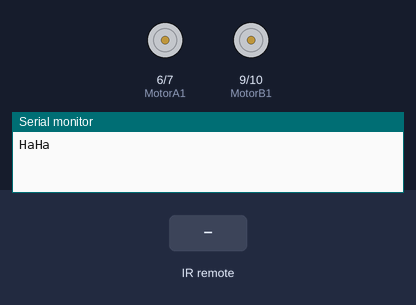
The sketch below on a simulated Arduino Uno, built with avr-gcc and run on an emulated ATmega328P. Shown: motor-driver pin pairs drawn as motors (green arrow = first pin HIGH = forward, orange = second pin HIGH = backward, longer = more drive, scaled by the enable pin), the last lines printed to the serial monitor. The inputs (shaded band) are chosen by the test bench.

Above: at 1.2 s.
1.3 s: infrared code 0x40BE12ED received
At 1.7 s:
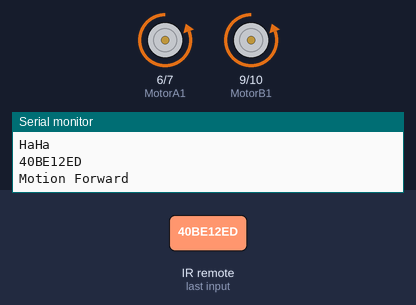
3.3 s: infrared code 0x40BEB24D received
At 3.6 s:
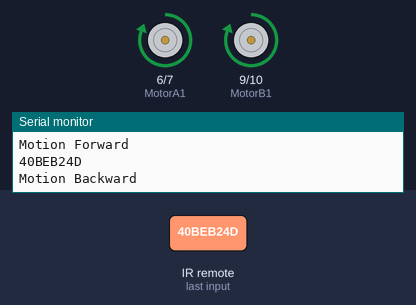
5.3 s: infrared code 0x40BE728D received
At 5.7 s:
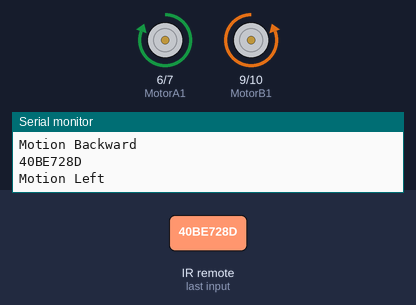
7.3 s: infrared code 0x40BE926D received
At 7.7 s:
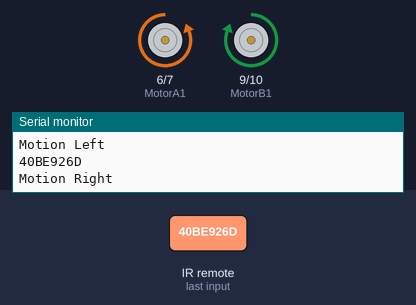
Timing chart, 0 to 10.3 s (numbered marks = the images above; inputs shaded):
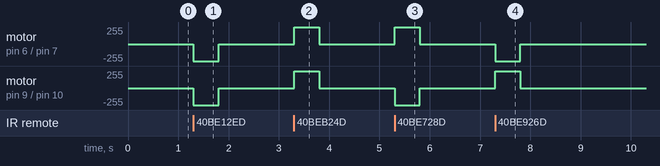

Measured:
- after the input at 1.3 s, motor on pin 6 (MotorA1) / pin 7 (MotorA2), motor on pin 9 (MotorB1) / pin 10 (MotorB2): stopped → backward 255/255 at once, → stopped 0.50 s later
- after the input at 3.3 s, motor on pin 6 (MotorA1) / pin 7 (MotorA2), motor on pin 9 (MotorB1) / pin 10 (MotorB2): stopped → forward 255/255 at once, → stopped 0.50 s later
- after the input at 5.3 s, motor on pin 6 (MotorA1) / pin 7 (MotorA2): stopped → forward 255/255 at once, → stopped 0.50 s later; motor on pin 9 (MotorB1) / pin 10 (MotorB2): stopped → backward 255/255 at once, → stopped 0.50 s later
- after the input at 7.3 s, motor on pin 6 (MotorA1) / pin 7 (MotorA2): stopped → backward 255/255 at once, → stopped 0.50 s later; motor on pin 9 (MotorB1) / pin 10 (MotorB2): stopped → forward 255/255 at once, → stopped 0.50 s later

The sketch:

DUDU.ino
```cpp
//Define Pins
//Motor A
int enableA = 5;
int MotorA1 = 6;
int MotorA2 = 7;

//Motor B
int enableB = 8;
int MotorB1 = 9;
int MotorB2 = 10;

//IR Receiver
#include <IRremote.h>
const int RECV_PIN = 11;
IRrecv irrecv(RECV_PIN);
decode_results results;


void setup() {

  Serial.begin (9600);

  //IR
  irrecv.enableIRIn();
  irrecv.blink13(true);

  //configure pin modes
  pinMode (enableA, OUTPUT);
  pinMode (MotorA1, OUTPUT);
  pinMode (MotorA2, OUTPUT);

  pinMode (enableB, OUTPUT);
  pinMode (MotorB1, OUTPUT);
  pinMode (MotorB2, OUTPUT);

  Serial.println("HaHa");
}

void loop() {
  /*
    //enabling motor A
    Serial.println ("Enabling Motors");
    digitalWrite (enableA, HIGH);
    digitalWrite (enableB, HIGH);
    delay (1000);
    //do something

    Serial.println ("Motion Forward");
    digitalWrite (MotorA1, LOW);
    digitalWrite (MotorA2, HIGH);

    digitalWrite (MotorB1, LOW);
    digitalWrite (MotorB2, HIGH);

    //3s forward
    delay (3000);

    Serial.println ("Motion Backwards");
    //reverse
    digitalWrite (MotorA1,HIGH);
    digitalWrite (MotorA2,LOW);

    digitalWrite (MotorB1,HIGH);
    digitalWrite (MotorB2,LOW);

    //5s backwards
    delay (3000);

    Serial.println ("Stoping motors");
    //stop
    digitalWrite (enableA, LOW);
    digitalWrite (enableB, LOW);
    delay (3000);
  */
  if (irrecv.decode(&results)) {
    Serial.println(results.value, HEX);

    //up arrow
    if (results.value == 0x40BE12ED) {
      Serial.println ("Motion Forward");
      digitalWrite (MotorA1, LOW);
      digitalWrite (MotorA2, HIGH);

      digitalWrite (MotorB1, LOW);
      digitalWrite (MotorB2, HIGH);

      digitalWrite (enableA, HIGH);
      digitalWrite (enableB, HIGH);
      delay(500);
      digitalWrite (enableA, LOW);
      digitalWrite (enableB, LOW);
    }

      //down arrow
      if (results.value == 0x40BEB24D) {
        Serial.println ("Motion Backward");
        digitalWrite (MotorA1, HIGH);
        digitalWrite (MotorA2, LOW);

        digitalWrite (MotorB1, HIGH);
        digitalWrite (MotorB2, LOW);

        digitalWrite (enableA, HIGH);
        digitalWrite (enableB, HIGH);
        delay(500);
        digitalWrite (enableA, LOW);
        digitalWrite (enableB, LOW);
      }

      //left
      if (results.value == 0x40BE728D) {
        Serial.println ("Motion Left");
        digitalWrite (MotorA1, HIGH);
        digitalWrite (MotorA2, LOW);

        digitalWrite (MotorB1, LOW);
        digitalWrite (MotorB2, HIGH);

        digitalWrite (enableA, HIGH);
        digitalWrite (enableB, HIGH);
        delay(500);
        digitalWrite (enableA, LOW);
        digitalWrite (enableB, LOW);

      }
      //right
      if (results.value == 0x40BE926D) {
        Serial.println ("Motion Right");
        digitalWrite (MotorA1, LOW);
        digitalWrite (MotorA2, HIGH);

        digitalWrite (MotorB1, HIGH);
        digitalWrite (MotorB2, LOW);

        digitalWrite (enableA, HIGH);
        digitalWrite (enableB, HIGH);
        delay(500);
        digitalWrite (enableA, LOW);
        digitalWrite (enableB, LOW);

      }


      irrecv.resume();
    }
}
```
